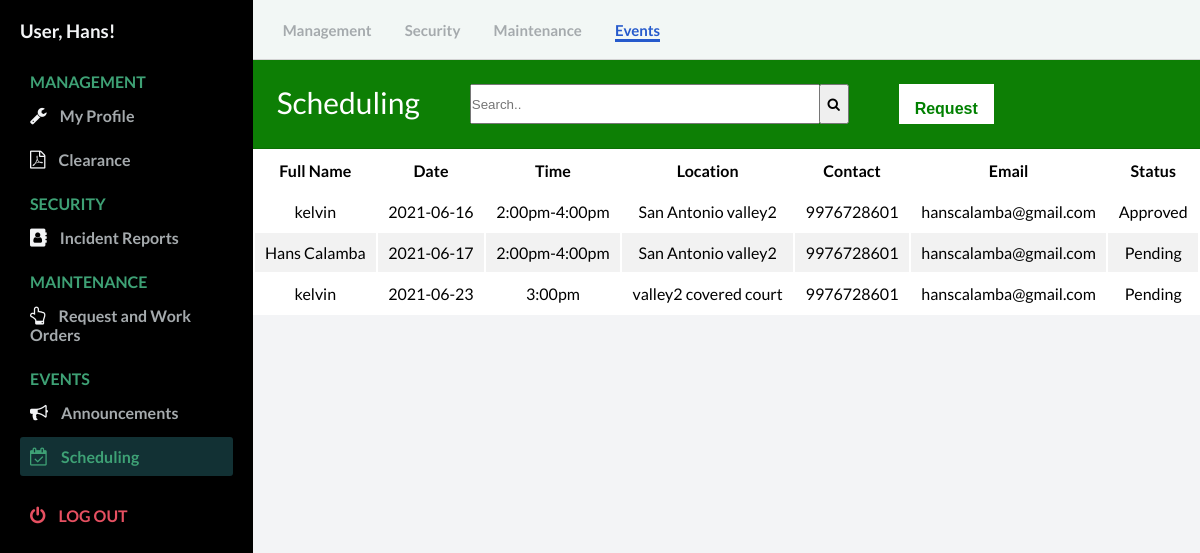
The app's page /user/Scheduling.php (signed in) with its own data.
### tables this page shows
CREATE TABLE `scheduling` (
  `id` int(11) NOT NULL,
  `user_id` int(10) NOT NULL,
  `name` text NOT NULL,
  `date` varchar(50) NOT NULL,
  `time` varchar(20) NOT NULL,
  `location` text NOT NULL,
  `contact` bigint(11) NOT NULL,
  `email` varchar(100) NOT NULL,
  `status` varchar(10) NOT NULL
);

CREATE TABLE `users` (
  `id` int(11) NOT NULL,
  `user_id` bigint(20) NOT NULL,
  `image` varchar(200) NOT NULL,
  `firstname` text NOT NULL,
  `lastname` text NOT NULL,
  `username` varchar(50) NOT NULL,
  `password` varchar(50) NOT NULL,
  `address` varchar(100) NOT NULL,
  `gender` text NOT NULL,
  `bday` varchar(50) NOT NULL,
  `email` varchar(100) NOT NULL,
  `contact` bigint(11) NOT NULL
);

### user/controllers/function.php (called while the page is built, shortened)
<?php
function check_login($conn) {
	if(isset($_SESSION['user_id'])) {
		$id = $_SESSION['user_id'];
		$query = "SELECT * FROM users WHERE user_id = '$id' limit 1";
		$result = mysqli_query($conn, $query);
		if($result && mysqli_num_rows($result) > 0) {
			$user_data = mysqli_fetch_assoc($result);
			return $user_data;
		}
	}
	die;
}

### user/Scheduling.php (the view, shortened to what this page needs)
<?php
  include("config/connection.php");
  include("controllers/function.php");
  $user_data = check_login($conn);
?>
<!DOCTYPE html>
<html lang="en">
  <head>
    <link rel="stylesheet" href="https://stackpath.bootstrapcdn.com/font-awesome/4.7.0/css/font-awesome.min.css"/>
    <link rel="stylesheet" href="css/style_user.css" />
  </head>
  <body id="body">
    <div class="container">
      <nav class="navbar">
        <div class="navbar__left">
          <a href="User_profile.php">Management</a>
          <a href="incident_record.php">Security</a>
          <a href="work_order.php">Maintenance</a>
          <a class="active_link"  href="announcement.php">Events</a>
        </div>
      </nav>
      <main>
        <div class="table_contadiner">
          <div class="card-header" id="user">
            <p style="float: left; font-size: 30px;">Scheduling</p>
            <form  action="#" style=" float: left;">
              <input type="search" placeholder="Search.." name="search2" id="myInput" style="width: 350px; height: 40px; margin-left: 50px;">
             <button type="submit" style="margin-left: -5px; height: 40px; width: 30px;"><i class="fa fa-search"></i></button>
            </form>
            <button id="myBtn" class="btn_action"><b>Request</b></button>
          </div>
            <table id="user" style="background-color: white; width: 100%;">
            <thead>
              <tr>
                <th><b>Full Name</b></b></th>
                <th><b>Date</b></th>
                <th><b>Time</b></th>
                <th><b>Location</b></th>
                <th><b>Contact</b></th>
                <th><b>Email</b></th>
                <th><b>Status</b></th>
              </tr>
            </thead>
          <tbody id="myTable">
              <?php
                    $conn = mysqli_connect('remotemysql.com', 'J5BJ2ZlQGm', 'FYAvWP4mmz', 'J5BJ2ZlQGm');
                    $squery = mysqli_query($conn, "SELECT * FROM scheduling p left join users r on r.id = p.user_id WHERE r.id = ".$user_data['id']." ");
                     if(mysqli_num_rows($squery) > 0)
                      {
                      while($row = mysqli_fetch_array($squery))
                      {
                       echo '
                          <tr>
                              <td>'.$row['name'].'</td>
                              <td>'.$row['date'].'</td>
                              <td>'.$row['time'].'</td>
                              <td>'.$row['location'].'</td>
                              <td>'.$row['contact'].'</td>
                              <td>'.$row['email'].'</td>
                              <td>'.$row['status'].'</td>
                          </tr>
                          ';
                          }
                      }
                      else{
                        echo '
                          <tr>
                            <td colspan="6" style="text-align: center;">No record found</td>
                          </tr>
                          ';
                      }
            ?>
          </table>
        </div>
      </main>
      <div id="sidebar">
        <div class="sidebar__title">
            <h3>User, <?php echo $user_data['firstname']; ?>!</h3>
        </div>
        <div class="sidebar__menu">
          <h2>MANAGEMENT</h2>
          <div class="sidebar__link">
            <i class="fa fa-wrench"></i>
            <a href="User_profile.php">My Profile</a>
          </div>
          <div class="sidebar__link">
            <i class="fa fa-file-pdf-o"></i>
            <a href="residency.php">Clearance</a>
          </div>
          <h2>SECURITY</h2>
          <div class="sidebar__link">
            <i class="fa fa-address-book"></i>
            <a href="incident_record.php">Incident Reports</a>
          </div>
          <h2>MAINTENANCE</h2>
          <div class="sidebar__link ">
            <i class="fa fa-hand-o-up"></i>
            <a href="work_order.php">Request and Work Orders</a>
          </div>
          <h2>EVENTS</h2>
          <div class="sidebar__link ">
            <i class="fa fa-bullhorn"></i>
            <a href="announcement.php">Announcements</a>
          </div>
          <div class="sidebar__link active_menu_link">
            <i class="fa fa-calendar-check-o"></i>
            <a href="Scheduling.php">Scheduling</a>
          </div>
          <div class="sidebar__logout">
            <i class="fa fa-power-off"></i>
            <a href="logout.php">Log out</a>
          </div>
      </div>
    </div>
  </body>
</html>

### user/css/style_user.css (style rules this page uses)
* { margin: 0; padding: 0; }
body { font-family: 'Lato', sans-serif; box-sizing: border-box; }
.container { display: grid; height: 100vh; grid-template-columns: 0.8fr 1fr 1fr 1fr; grid-template-rows: 0.2fr 3fr; grid-template-areas: "sidebar nav nav nav" "sidebar main main main" }
.navbar { background: #f2f7f5; grid-area: nav; height: 60px; display: flex; align-items: center; justify-content: space-between; padding: 0 30px 0 30px; border-bottom: 1px solid lightgray; }
.navbar__left > a { margin-right: 30px; text-decoration: none; color: #a5aaad; font-size: 15px; font-weight: 700; }
.navbar__left .active_link { color: #265acc; border-bottom: 3px solid #265acc; padding-bottom: 12 px; }
main { background: #f3f4f6; grid-area: main; overflow-y: auto; }
#sidebar { background: #000000; grid-area: sidebar; overflow-y: auto; padding: 20px; -webkit-transition: all 0.5s; transition: all 0.5s; }
.sidebar__title { display:flex; justify-content: space-between; align-items: center; color: #f3f4f6; margin-bottom: 30px; }
.sidebar__menu > h2 { color: #3ea175; font-size: 16px; margin-top: 15px; margin-bottom: 5px; padding: 0 10px; font-weight: 700; }
.sidebar__link { color: #f3f4f6; padding: 10px; border-radius: 3px; margin-bottom: 5px; }
.active_menu_link { background: rgba(62, 161, 171,0.3); color: #3ea175; }
.active_menu_link a { color: #3ea175 !important; }
.sidebar__link > a { text-decoration: none; color: #a5aaad; font-weight: 700; }
.sidebar__link >i { margin-right: 10px; font-size: 18px; }
.sidebar__logout { margin-top: 20px; padding: 10px; color: #e65061; }
.sidebar__logout > a { text-decoration: none; color: #e65061; font-weight: 700; text-transform: uppercase; }
.sidebar__logout > i { margin-right: 10px; font-size: 18px; }
#user td, #user th { padding: 10px; text-align: center; }
#user tr:nth-child(even) { background-color: #f2f2f2; }
.card-header { padding: 1.50rem; margin-bottom: 0; background-color: #0D7F05; border-bottom: 1px solid rgba(0, 0, 0, 0.125); color: #ffffff; font-size: 20px; }
* { box-sizing: border-box; }
.btn_action { background-color: white; color: green; padding: 16px; font-size: 16px; border: none; outline: none; height: 40px; margin-left: 50px; cursor: pointer; }

### records on screen
scheduling: name "kelvin", date "2021-06-16", time "2:00pm-4:00pm", location "San Antonio valley2", user.contact "9976728601", user.email "hanscalamba@gmail.com", status "Approved"
scheduling: name "Hans Calamba", date "2021-06-17", time "2:00pm-4:00pm", location "San Antonio valley2", user.contact "9976728601", user.email "hanscalamba@gmail.com", status "Pending"
scheduling: name "kelvin", date "2021-06-23", time "3:00pm", location "valley2 covered court", user.contact "9976728601", user.email "hanscalamba@gmail.com", status "Pending"
users: firstname "Hans"
